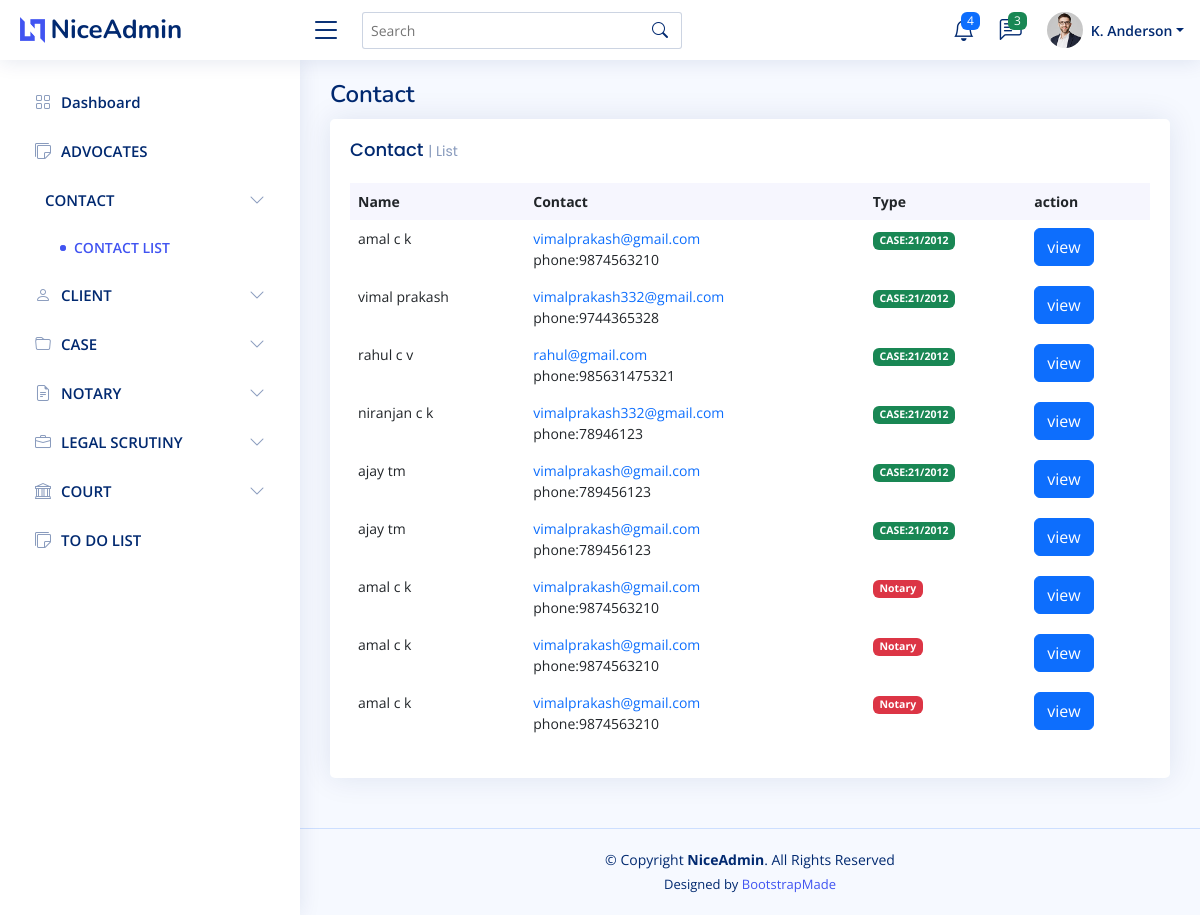
The app's page /contact with its own data.
### Admin_user/models.py (models this page shows, shortened)
class client(models.Model):
    First_name=models.CharField(max_length=50)
    Last_name=models.CharField(max_length=50)
    Address=models.ForeignKey(Address,null=True, on_delete=models.SET_NULL)
    Category=models.CharField(max_length=50,null=True)
    is_case=models.BooleanField(default=False)
    phone=models.IntegerField(null=True)
    email=models.CharField(max_length=50,null=True)
    def __str__(self) :
        return self.First_name+" "+self.Last_name

class CaseRegister(models.Model):
    client_name=models.ForeignKey(client, on_delete=models.CASCADE)
    address=models.CharField(max_length=50)
    case_number=models.CharField(max_length=50)
    year=models.IntegerField()
    incident=models.CharField(max_length=50,null=True)
    advocate=models.ForeignKey(Advocate,null=True,on_delete=models.SET_NULL)
    Filling_Date=models.DateField(auto_now=False, auto_now_add=False,null=True)
    First_hearing_date=models.DateField(auto_now=False, auto_now_add=False,null=True)
    Next_hearing_date=models.DateField(auto_now=False, auto_now_add=False,null=True)
    Fir_date=models.DateField(auto_now=False, auto_now_add=False,null=True)
    Fir_number=models.IntegerField(null=True)
    Fir_policeStation=models.CharField(max_length=50,null=True)
    case_category=models.ForeignKey(CaseCategory,null=True,on_delete=models.SET_NULL)
    status=models.CharField(max_length=20,choices=status_choice,null=True,default=1)

### Admin_user/views.py (the view)
# urls.py: path("contact",contact,name="contact"),
def contact(request):
    if  (request.user.is_authenticated and check_user_is_admin(request)):
        return redirect("/login")
    context={"title":"Contact"}
    context["contact"]=True
    contact=[]
    cases=CaseRegister.objects.all()
    notarys=NotaryModel.objects.all()
    for i in cases:
        dict={}
        dict["name"]=i.client_name
        dict["email"]=i.client_name.email
        dict["phone"]=i.client_name.phone
        dict["case"]=i.case_number
        contact.append(dict)
    for i in notarys:
        dict={}
        dict["name"]=i.client_name
        dict["email"]=i.client_name.email
        dict["phone"]=i.client_name.phone
        dict["notary"]=True
        contact.append(dict)
    context["contact"]=contact
    return render(request,"admin/contact.html",context)

### templates/admin/contact.html (shortened to what this page needs)
{% extends 'admin/main.html' %}
{% block content %}
<div class="col-12">
    <div class="card recent-sales overflow-auto">
      <div class="card-body">
        <h5 class="card-title">Contact <span>| List</span></h5>
        <table class="table table-borderless datatable">
          <thead>
            <tr>
              <th scope="col">Name </th>
              <th scope="col">Contact</th>
              <th scope="col">Type</th>
              <th scope="col">action</th>
            </tr>
          </thead>
          <tbody>
            {% for i in contact %}
            <tr>
              <td>
                {{i.name}}
              </td>
              <td><a href="#basicModal{{i.phone}}" class="text-primary">{{i.email}}</a><br>phone:{{i.phone}}</td>
              {% if i.case %}<td><span class="badge bg-success">CASE:{{i.case}}</span></td>{% endif %}
              {% if i.notary %}<td><span class="badge bg-danger">Notary</span></td>{% endif %}
              <td><button type="button" class="btn btn-primary" data-bs-toggle="modal" data-bs-target="#basicModal{{i.phone}}">
                view
              </button>
              </td>
              </tr>
            {% endfor %}
          </tbody>
        </table>
      </div>
    </div>
  </div>
{% endblock content %}

### static/assets/css/style.css (style rules this page uses)
:root { scroll-behavior: smooth; }
body { font-family: "Open Sans", sans-serif; background: #f6f9ff; color: #444444; }
h1, h2, h3, h4, h5, h6 { font-family: "Nunito", sans-serif; }
.card { margin-bottom: 30px; border: none; border-radius: 5px; box-shadow: 0px 0 30px rgba(1, 41, 112, 0.1); }
.card-title { padding: 20px 0 15px 0; font-size: 18px; font-weight: 500; color: #012970; font-family: "Poppins", sans-serif; }
.card-title span { color: #899bbd; font-size: 14px; font-weight: 400; }
.card-body { padding: 0 20px 20px 20px; }
.dashboard .recent-sales { font-size: 14px; }
.dashboard .recent-sales .table thead { background: #f6f6fe; }
.dashboard .recent-sales .table thead th { border: 0; }

### records on screen
client: name "amal c k", email "vimalprakash@gmail.com", phone "9874563210", case "21/2012", shows "Notary"
client: name "vimal prakash", email "vimalprakash332@gmail.com", phone "9744365328", case "21/2012"
client: name "rahul c v", email "rahul@gmail.com", phone "985631475321", case "21/2012"
client: name "niranjan c k", email "vimalprakash332@gmail.com", phone "78946123", case "21/2012"
client: name "ajay tm", email "vimalprakash@gmail.com", phone "789456123", case "21/2012"

### other values on screen
{{ title }} "Contact"
